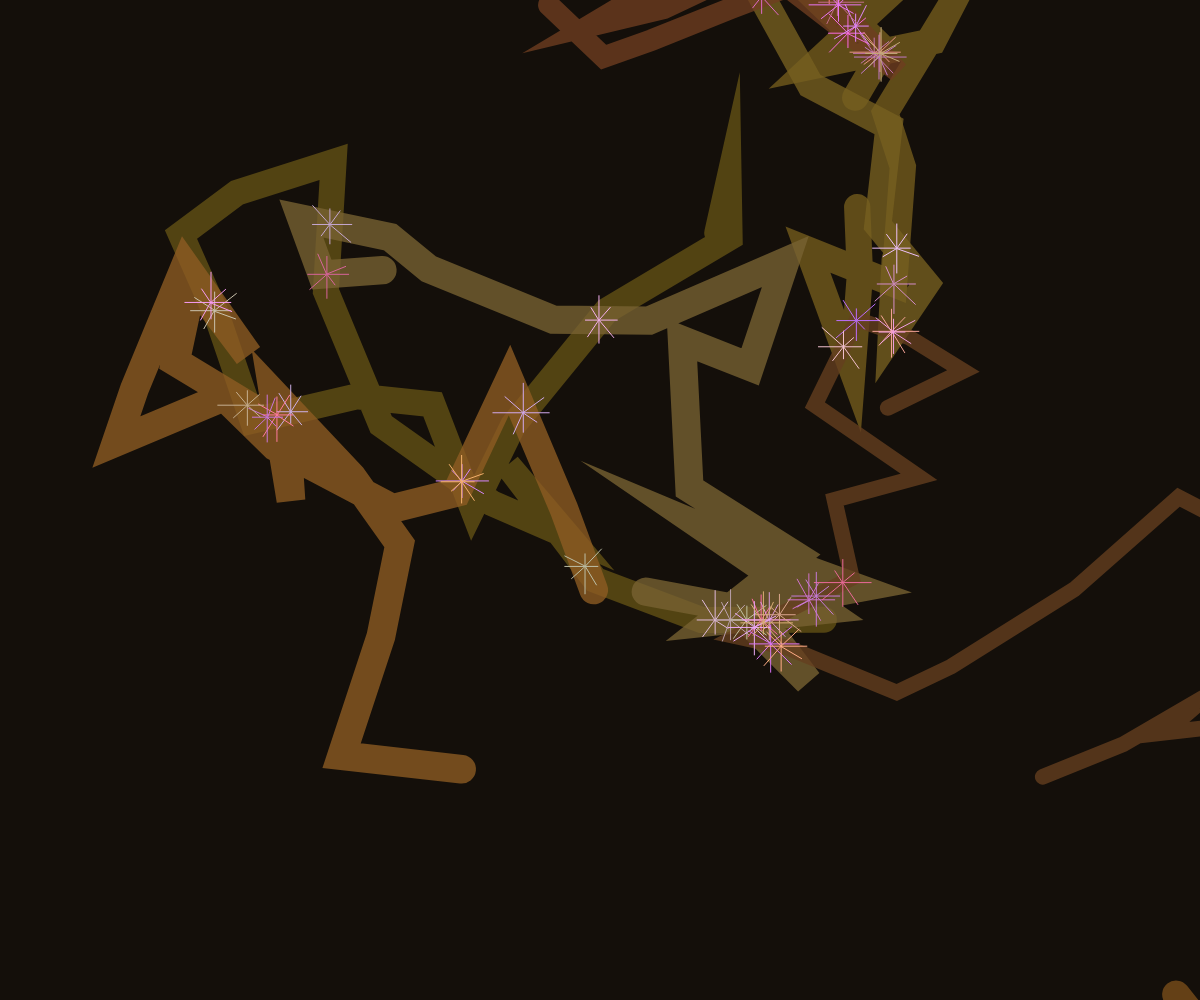
Frame 1 (no input)
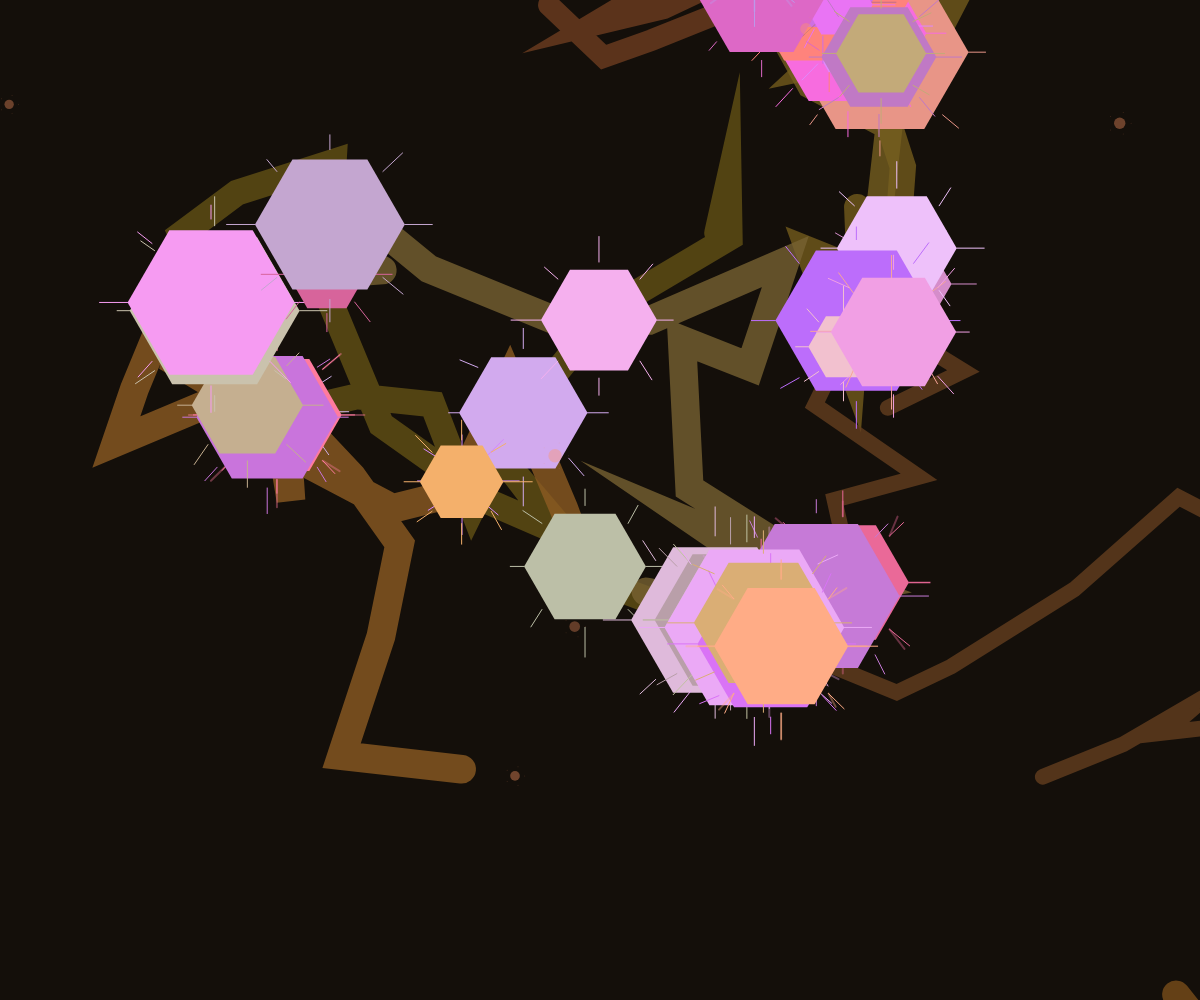
Frame 60 (no input)
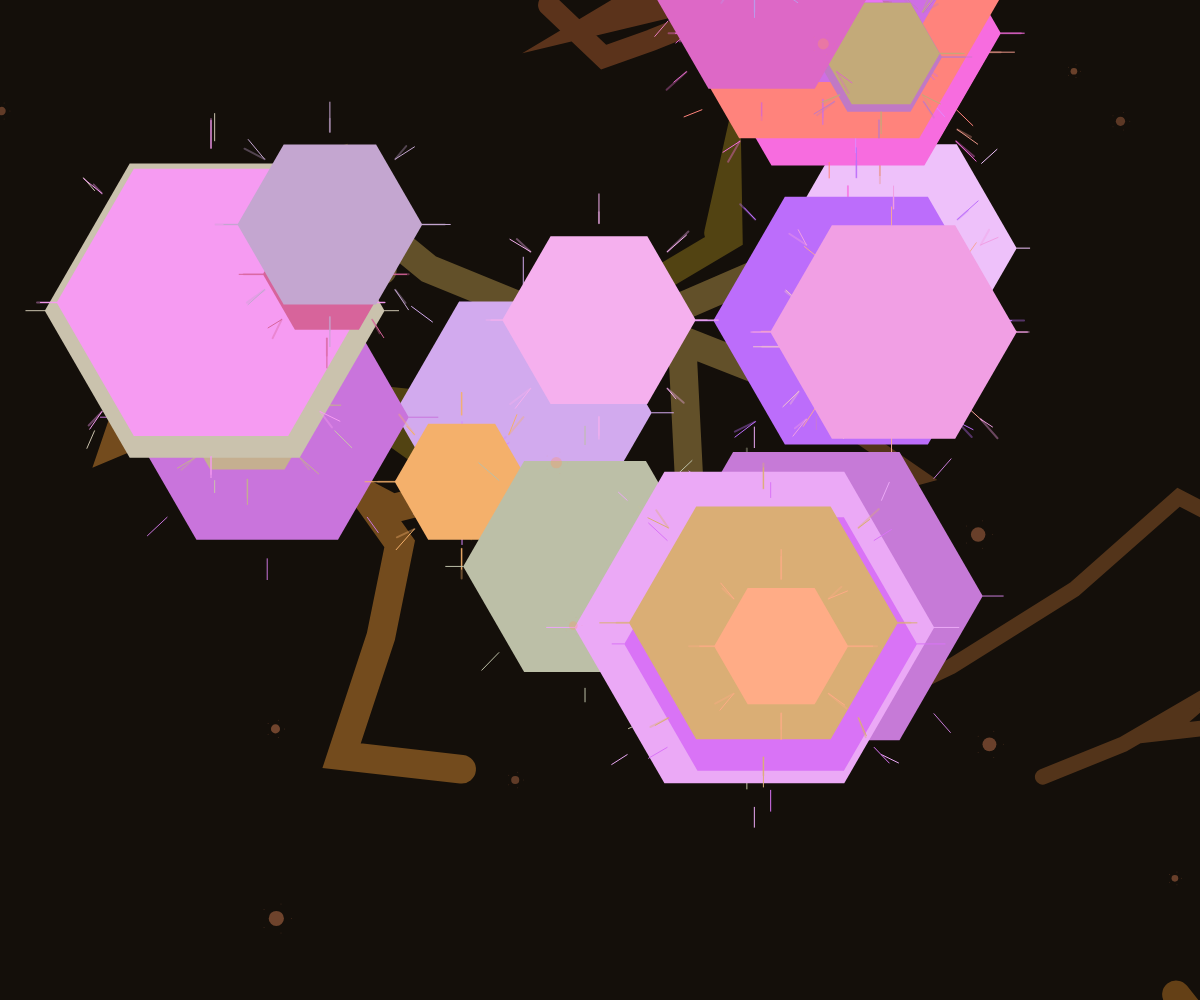
Frame 120 (the mouse pressed at the canvas centre since frame 60)

The p5.js sketch that drew these frames (run headless with seeded random() and noise() and a simulated clock; from frame 60 on, the mouse is pressed at the canvas centre):

// p5.js sketch
// ── sketch.js
let tunnels = [];
let crystals = [];
let currents = [];

class Tunnel {
  constructor(x, y) {
    this.segments = [{ x, y }];
    this.width = random(15, 30);
    this.color = color(
      random(100, 150),
      random(60, 100),
      random(20, 50),
      200
    );
  }

  addSegment(x, y) {
    this.segments.push({ x, y });
  }

  draw() {
    if (this.segments.length < 2) return;
    
    stroke(this.color);
    strokeWeight(this.width);
    noFill();
    beginShape();
    for (let i = 0; i < this.segments.length; i++) {
      vertex(this.segments[i].x, this.segments[i].y);
    }
    endShape();
  }
}

class Crystal {
  constructor(x, y, size, color) {
    this.pos = { x, y };
    this.size = size;
    this.color = color;
    this.growth = 0;
    this.maxGrowth = random(5, 15);
    this.dissolve = 0;
    this.dissolveRate = random(0.002, 0.005);
  }

  update() {
    if (this.growth < this.maxGrowth) {
      this.growth += 0.1;
    } else {
      // Start dissolving
      this.dissolve += this.dissolveRate;
    }
  }

  draw() {
    push();
    translate(this.pos.x, this.pos.y);
    
    // Draw a crystalline vein structure
    fill(this.color);
    noStroke();
    
    // Base crystal shape (a few sharp points)
    beginShape();
    for (let i = 0; i < 6; i++) {
      let angle = map(i, 0, 6, 0, TWO_PI);
      let radius = this.size * this.growth;
      vertex(cos(angle) * radius, sin(angle) * radius);
    }
    endShape(CLOSE);
    
    // Add sharp crystal spikes
    stroke(this.color);
    strokeWeight(1);
    for (let i = 0; i < 8; i++) {
      let angle = map(i, 0, 8, 0, TWO_PI);
      let startX = cos(angle) * this.size * this.growth;
      let startY = sin(angle) * this.size * this.growth;
      let endX = cos(angle) * (this.size * this.growth + random(10, 30));
      let endY = sin(angle) * (this.size * this.growth + random(10, 30));
      
      line(startX, startY, endX, endY);
    }
    
    // Draw dissolution effect
    if (this.dissolve > 0) {
      stroke(red(this.color), green(this.color), blue(this.color), 100 - this.dissolve * 50);
      strokeWeight(2);
      for (let i = 0; i < 8; i++) {
        let angle = map(i, 0, 8, 0, TWO_PI);
        let startX = cos(angle) * this.size * this.growth;
        let startY = sin(angle) * this.size * this.growth;
        let endX = cos(angle) * (this.size * this.growth + random(10, 30));
        let endY = sin(angle) * (this.size * this.growth + random(10, 30));
        
        line(startX, startY, endX, endY);
      }
    }
    
    pop();
  }
}

class Current {
  constructor(x, y) {
    this.pos = { x, y };
    this.size = random(5, 20);
    this.speed = random(0.5, 2);
    this.life = 1;
    this.decay = random(0.001, 0.003);
  }

  update() {
    this.pos.x += random(-this.speed, this.speed);
    this.pos.y += random(-this.speed, this.speed);
    this.life -= this.decay;
  }

  draw() {
    if (this.life <= 0) return;
    
    noStroke();
    fill(255, 150, 100, this.life * 100);
    ellipse(this.pos.x, this.pos.y, this.size * this.life);
    
    // Draw a trail
    stroke(255, 150, 100, this.life * 50);
    strokeWeight(1);
    for (let i = 0; i < 5; i++) {
      let angle = map(i, 0, 5, 0, TWO_PI);
      let x = this.pos.x + cos(angle) * this.size * this.life;
      let y = this.pos.y + sin(angle) * this.size * this.life;
      point(x, y);
    }
  }
}

function setup() {
  createCanvas(windowWidth, windowHeight);
  
  // Create initial tunnels
  for (let i = 0; i < 8; i++) {
    let startX = random(width);
    let startY = random(height);
    let tunnel = new Tunnel(startX, startY);
    
    // Add some segments
    for (let j = 0; j < 20; j++) {
      let angle = random(TWO_PI);
      let length = random(50, 150);
      let endX = startX + cos(angle) * length;
      let endY = startY + sin(angle) * length;
      
      tunnel.addSegment(endX, endY);
      startX = endX;
      startY = endY;
    }
    
    tunnels.push(tunnel);
  }

  // Find intersections and place crystals
  for (let i = 0; i < tunnels.length; i++) {
    for (let j = i + 1; j < tunnels.length; j++) {
      let t1 = tunnels[i];
      let t2 = tunnels[j];
      
      // Simple intersection detection between segments
      for (let k = 0; k < t1.segments.length - 1; k++) {
        for (let l = 0; l < t2.segments.length - 1; l++) {
          let s1 = t1.segments[k];
          let e1 = t1.segments[k + 1];
          let s2 = t2.segments[l];
          let e2 = t2.segments[l + 1];
          
          // Check if segments intersect
          let intersection = lineIntersection(s1, e1, s2, e2);
          if (intersection) {
            // Add a crystal at the intersection point
            let crystalSize = random(5, 15);
            let crystalColor = color(
              random(180, 255),
              random(100, 200),
              random(100, 255)
            );
            crystals.push(new Crystal(intersection.x, intersection.y, crystalSize, crystalColor));
          }
        }
      }
    }
  }
}

function lineIntersection(a, b, c, d) {
  let denom = (a.x - b.x) * (c.y - d.y) - (a.y - b.y) * (c.x - d.x);
  if (abs(denom) < 0.001) return null;
  
  let t = ((a.x - c.x) * (c.y - d.y) - (a.y - c.y) * (c.x - d.x)) / denom;
  let u = -((a.x - b.x) * (a.y - c.y) - (a.y - b.y) * (a.x - c.x)) / denom;
  
  if (t >= 0 && t <= 1 && u >= 0 && u <= 1) {
    return { x: a.x + t * (b.x - a.x), y: a.y + t * (b.y - a.y) };
  }
  return null;
}

function draw() {
  background(20, 15, 10); // Dark earth tone

  // Draw tunnels
  for (let tunnel of tunnels) {
    tunnel.draw();
  }

  // Update and draw crystals
  for (let crystal of crystals) {
    crystal.update();
    crystal.draw();
  }

  // Create new currents
  if (frameCount % 10 === 0) {
    let x = random(width);
    let y = random(height);
    currents.push(new Current(x, y));
  }

  // Update and draw currents
  for (let i = currents.length - 1; i >= 0; i--) {
    currents[i].update();
    currents[i].draw();
    
    if (currents[i].life <= 0) {
      currents.splice(i, 1);
    }
  }
}

function windowResized() {
  resizeCanvas(windowWidth, windowHeight);
}
